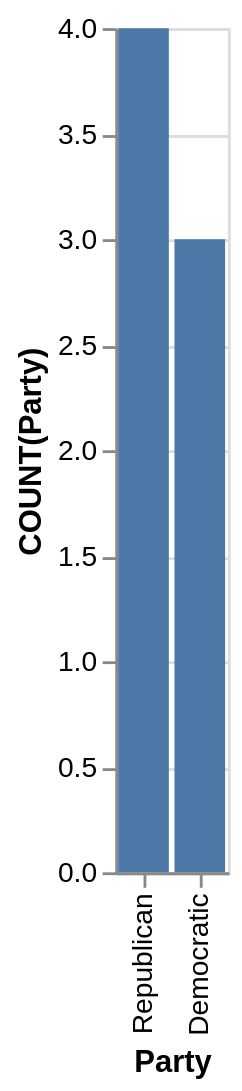

This figure's Vega-Lite source:
### Vega-Lite specification from a JSON file in a GitHub repository (floating-point values rounded to 4 significant figures)
{"data": {"values": [{"x_data": "Republican", "y_data": 4}, {"x_data": "Democratic", "y_data": 3}]}, "mark": "bar", "encoding": {"x": {"field": "x_data", "type": "nominal", "title": "Party", "sort": "descending"}, "y": {"field": "y_data", "type": "quantitative", "title": "COUNT(Party)"}}}
